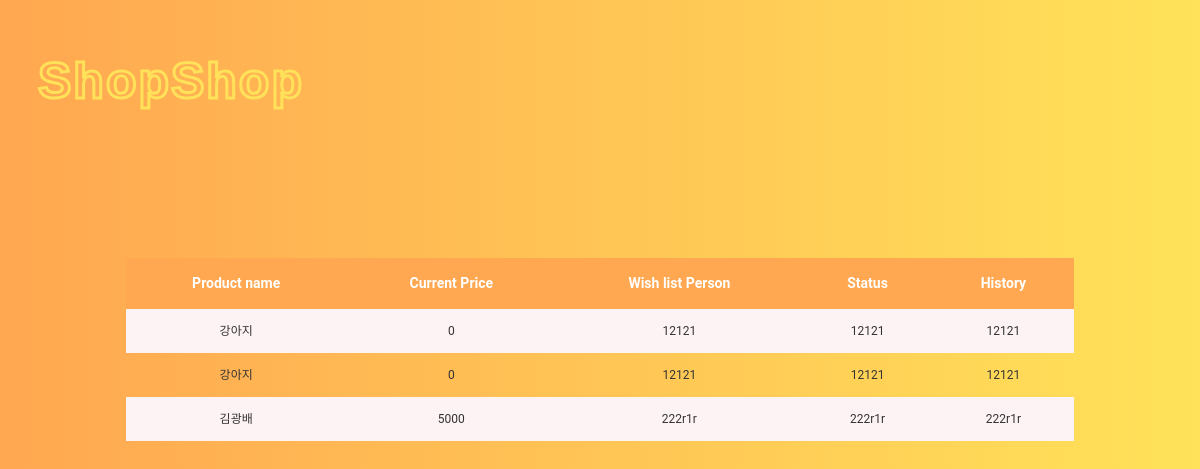
Page /wishlist/market/ (signed in) on the committed database.
### home/models.py (models this page shows)
class Wishlist(models.Model):
	userid = models.ForeignKey(User, on_delete=models.CASCADE)
	pid = models.ForeignKey(Product, on_delete=models.CASCADE)

class Product(models.Model):
	SELLTYPES = (('F', 'Flea'), ('A', 'Auction'))
	selltype = models.CharField(max_length=1, default='F', choices=SELLTYPES)
	STATUSTYPES = (('S', 'Sold'), ('E', 'Expired'), ('R', 'Running')) # 팔림, 안팔림, 현재진행형
	statustype = models.CharField(max_length=1, default='R', choices=STATUSTYPES)
	EXPIREDATE = ((datetime.now() + timedelta(days=3), '3 Days'), (datetime.now() + timedelta(days=7), '7 days'),
	(datetime.now() + timedelta(days=30), '30 days'))
	expire = models.DateTimeField(default=datetime.now() + timedelta(days=1), choices=EXPIREDATE)
	highest_price = models.IntegerField(default=0) # auction이더라도 천장 가격 내면 바로 살 수 있게 하자
	basic_price =  models.IntegerField(default=0) #옥션이라도 최저가 쓰게 하자
	current_price = models.IntegerField(default=0) # 마지막 가격이기도 하지
	buyer = models.ForeignKey(User, on_delete=models.SET_NULL, related_name='buyer', null=True)
	seller = models.ForeignKey(User, on_delete=models.CASCADE, related_name='seller')
	pid = models.AutoField(primary_key=True)
	name = models.CharField(max_length=300)
	place = models.CharField(max_length=300)
	photo = models.ImageField(blank=True, null=True) #https://wayhome25.github.io/django/2017/05/10/media-file/
	category = models.ForeignKey(Category, on_delete=models.SET_NULL, null=True)
	explanation = models.CharField(max_length=1000, null=True) # string field 같은 게 있었나?? 찾아보기

class User(models.Model): # seller buyer 구분하지 말고 걍 둘다 가능하게 해
	rating = models.IntegerField(default=0)
	userid = models.CharField(max_length=20, primary_key=True)
	pw = models.CharField(max_length=20) # min length  같은 건 js 단에서 처리하기
	username = models.CharField(max_length=100)
	phone = models.CharField(max_length=30)

### home/views.py (the view)
# urls.py: path('wishlist/market/', views.wishlistMarket, name='wishlistMarket'),
def wishlistMarket(request):
	userid = request.session.get('userid', False)
	if userid == False : # 로그인 안되어있으면
		return redirect('/login')
	wishlist = Wishlist.objects.filter(userid__userid=userid,)
	return render(request, 'home/wishlist.html', {'type':'market', 'products':wishlist})

### home/templates/home/wishlist.html (shortened to what this page needs)
{% load static %}
<!DOCTYPE html>
<html lang="en" dir="ltr">
  <head>
    <link rel="stylesheet" href="{% static 'home/style_product_list.css' %}">
  </head>
  <body>
        <header class="main_header">
          <h1>ShopShop</h1>
        </header>
    <table class="table-area">
    <thead>
    <tr>
      {% if type == "market" %}
        <th scope="cols">Product name</th>
        <th scope="cols">Current Price</th>
        <th scope="cols">Wish list Person</th>
        <th scope="cols">Status</th>
        <th scope="cols">History</th>
      {% else %}
      <th scope="cols">Product name</th>
      <th scope="cols">Current Price</th>
      <th scope="cols">Wish list Person</th>
      <th scope="cols">Status</th>
      <th scope="cols">History</th>
      {% endif %}
    </tr>
    </thead>
    <tbody>
      {% if type == "market" %}
        {% for obj in products %}
      <tr>
        {% if forloop.counter|divisibleby:2 %}
        <td>  {{ obj.pid.name }}  </td>
        <td> {{obj.pid.current_price}} </td>
        <td> {{ obj.pid.seller.userid }} </td>
        <td> {{ obj.pid.seller.userid }} </td>
        <td> {{ obj.pid.seller.userid }} </td>
        {% else %}
        <td class="even">  {{ obj.pid.name }}  </td>
        <td class="even"> {{obj.pid.current_price}} </td>
        <td class="even"> {{ obj.pid.seller.userid }} </td>
        <td class="even"> {{ obj.pid.seller.userid }} </td>
        <td  class="even"> {{ obj.pid.seller.userid }} </td>
        {% endif %}
      </tr>
      {% endfor %}
      {% endif %}
    </tbody>
  </table>
  </body>
</html>

### home/static/home/style_product_list.css (style rules this page uses)
:root { --shadow: 0 1px 5px rgba(104, 104, 104, 0.8); }
body { background: #ffe259; background: -webkit-linear-gradient(to right, #ffa751, #ffe259); background: linear-gradient(to right, #ffa751, #ffe259); text-align: center; }
.main_header { text-align:left; font-size:25px; font-family:sans-serif; color:#ffe259; letter-spacing: 2px; padding: 10px 20px 40px 30px; -webkit-text-fill-color:transparent; -webkit-text-stroke-width:3px; }
table.table-area { font-family: "Roboto", sans-serif; border-collapse: collapse; width: 80%; text-align: center; line-height: 1.5; margin: 75px; margin-left: auto; margin-right: auto; }
table.table-area thead th { padding: 15px; font-weight: bold; vertical-align: top; color: #FFFFFF; background: #ffa751; margin: 20px 10px; font-size: 14px; }
table.table-area td { font-size: 12px; color: #333333; padding: 13px; vertical-align: top; }
table.table-area .even { background: #fdf3f5; }

### rows in the picture
Wishlist: pid.name "강아지", pid.current_price "0", pid.seller.userid "12121"
Wishlist: pid.name "강아지", pid.current_price "0", pid.seller.userid "12121"
Wishlist: pid.name "김광배", pid.current_price "5000", pid.seller.userid "222r1r"
